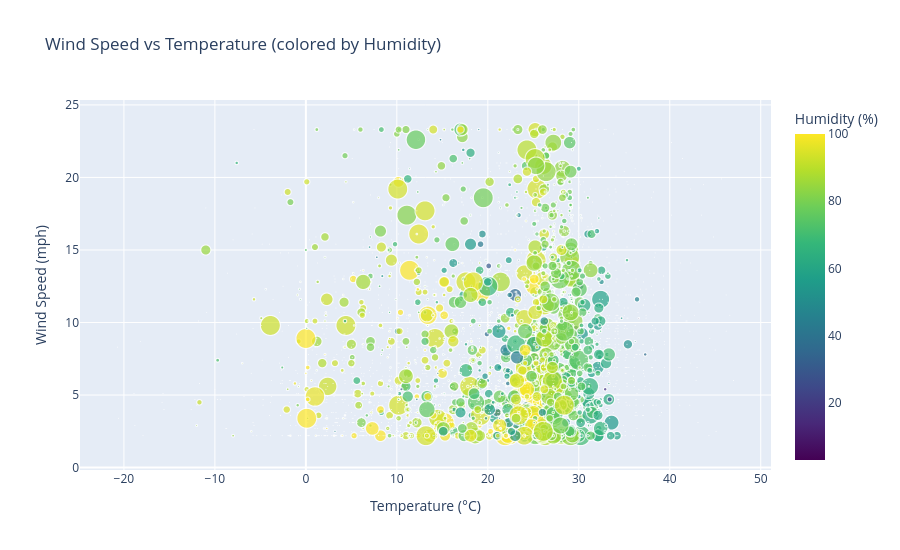

The code cell stored with this chart in its notebook:
### Markdown cell above
1. **Clear Class Imbalance (Dominant Conditions)**

The dataset is heavily dominated by just two primary weather states: **Sunny** and **Partly cloudy**.

* Each of these two categories accounts for nearly **40,000 records**, dwarfing every other weather condition in the dataset.
* Together, they represent the vast majority of the total data volume. Any predictive machine learning model trained on this dataset without adjustment will likely have a strong bias toward predicting clear or partially clear days.

---

2. **Data Cleaning & Label Inconsistency (Critical Issue)**

Looking closely at the categorical labels on the y-axis, there are immediate data quality issues that require **text normalization** before any further analysis:

* **Duplicate Categories due to Casing:** The dataset has separate bars for **"Partly cloudy"** (lowercase 'c', ~40k records) and **"Partly Cloudy"** (uppercase 'C', ~8.5k records). These represent the exact same meteorological state and should be merged.
* **Overlapping Synonyms:** There are separate entries for **"Clear"** (~7k records) and **"Sunny"** (~40k records). Depending on the data source, these are often functionally identical during daytime hours. Similarly, **"Cloudy"** exists as a tiny fraction compared to **"Overcast"** and the two "Partly cloudy" variants.

---

3. **The "Long Tail" of Rain and Low-Visibility Events**

Beyond the top 5–6 categories, the distribution drops off drastically into a "long tail" of less frequent weather events (fewer than 5,000 records each):

* **Precipitation Segmentation:** Rain events are split into highly specific micro-categories: *Patchy rain nearby, Light rain, Light rain shower, Moderate or heavy rain with thunder, Moderate rain, Patchy light rain with thunder,* and *Light drizzle*.
* **Low-Visibility/Atmospheric Moisture:** **Mist** (~5.5k) is significantly more common in this dataset than **Fog** (~1.5k).

### recommended actions

> "An initial inspection of the weather condition distributions reveals a critical data cleaning requirement. The categorical target variable contains duplicate classes resulting from inconsistent string casing, specifically separating **'Partly cloudy'** and **'Partly Cloudy'**. To ensure statistical validity, these text labels must be normalized to a uniform lowercase convention and merged. Furthermore, the dataset exhibits an extreme class imbalance: benign conditions like 'Sunny' and 'Partly cloudy' combine for approximately 80,000 records, while severe or wet weather conditions like 'Moderate rain' or 'Fog' register in negligible numbers (under 2,000 records each)."

> "The horizontal bar chart highlights the severe right-skewed distribution of environmental states captured in the dataset. Fair-weather metrics dominate the observations, with 'Sunny' and the primary 'Partly cloudy' cohort each nearing 40,000 instances. Conversely, precipitation events are highly fragmented across multiple minor classifications ranging from 'Light drizzle' to 'Moderate or heavy rain with thunder.' For predictive modeling or risk analysis, this distribution suggests that group-level aggregation—such as consolidating all rain-variant subcategories into a single 'Precipitation' class—is necessary to provide machine learning algorithms with sufficient sample sizes per class."

## 🛠 Suggested Action Plan for Feature Engineering

| Identified Problem | Affected Labels | Recommended Solution |
| --- | --- | --- |
| **Inconsistent Casing** | `Partly cloudy` & `Partly Cloudy` | Apply `.str.title()` or `.str.lower()` in Pandas to merge them into a single category. |
| **High Fragmentation** | All 7 distinct rain/thunder categories | Bucket them into a broader categorical feature like `Rain / Storm`. |
| **Severe Class Imbalance** | `Sunny`/`Partly cloudy` vs. everything else | Use stratified sampling for train/test splits, or apply downsampling/SMOTE if utilizing this as a target variable. |

### Code cell
fig = px.scatter(
    weather_data_cleaned.sample(5000, random_state=42),  # sample for performance
    x='temperature_celsius',
    y='wind_mph',
    color='humidity',
    size='precip_mm',
    hover_data=['country', 'condition_text'],
    color_continuous_scale='Viridis',
    title='Wind Speed vs Temperature (colored by Humidity)',
    labels={
        'temperature_celsius': 'Temperature (°C)',
        'wind_mph': 'Wind Speed (mph)',
        'humidity': 'Humidity (%)'
    }
)

fig.update_layout(height=550)
fig.show()

### Figure 1 — Plotly figure (JSON) as saved in the notebook; plotly's stock layout.template omitted (floating-point values rounded to 4 significant figures; data arrays with more than 128 entries replaced by an {"elided": "..."} marker saying what was removed)
{"data": [{"customdata": {"elided": "5000x2 str values"}, "hovertemplate": "Temperature (°C)=%{x}<br>Wind Speed (mph)=%{y}<br>precip_mm=%{marker.size}<br>country=%{customdata[0]}<br>condition_text=%{customdata[1]}<br>Humidity (%)=%{marker.color}<extra></extra>", "legendgroup": "", "marker": {"color": {"elided": "5000 int values"}, "coloraxis": "coloraxis", "size": {"elided": "5000 float values"}, "sizemode": "area", "sizeref": 0.0053, "symbol": "circle"}, "mode": "markers", "name": "", "showlegend": false, "type": "scattergl", "x": {"elided": "5000 float values"}, "xaxis": "x", "y": {"elided": "5000 float values"}, "yaxis": "y"}], "layout": {"coloraxis": {"colorbar": {"title": {"text": "Humidity (%)"}}, "colorscale": [[0, "#440154"], [0.1111, "#482878"], [0.2222, "#3e4989"], [0.3333, "#31688e"], [0.4444, "#26828e"], [0.5556, "#1f9e89"], [0.6667, "#35b779"], [0.7778, "#6ece58"], [0.8889, "#b5de2b"], [1, "#fde725"]]}, "height": 550, "legend": {"itemsizing": "constant", "tracegroupgap": 0}, "title": {"text": "Wind Speed vs Temperature (colored by Humidity)"}, "xaxis": {"anchor": "y", "domain": [0, 1], "title": {"text": "Temperature (°C)"}}, "yaxis": {"anchor": "x", "domain": [0, 1], "title": {"text": "Wind Speed (mph)"}}}}
